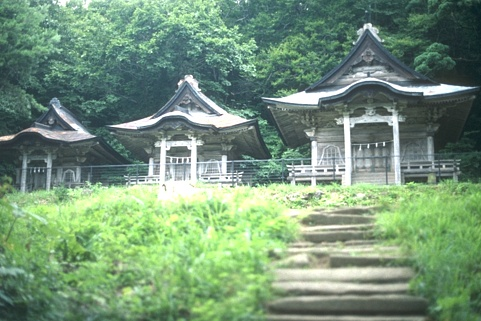
#> input picture Photos_Subset/Original/BSDS300_12_249087.jpg, 481 x 321 px, found by its file name; its folder holds only this picture in this run
$ jupyter execute gaussify.ipynb
#> lines starting #> are read from the running program, lines starting #| are printed output that depends on the picture
## Import Libraries

[cell 1]
import os
import numpy as np
import cv2
import matplotlib.pyplot as plt
import random
random.seed("Euler is my daddy (heart emoji)")

## The Gaussian Noise Function

[cell 2]
def add_gaussian_noise(image, mean=0, sigma=25):
    row, col, ch = image.shape
    gauss = np.random.normal(mean, sigma, (row, col, ch))
    noisy = image + gauss
    return np.clip(noisy, 0, 255).astype(np.uint8)

## Gets the Images and Noises them Up

[cell 3]
# Start from current directory
current_dir = os.getcwd()
target_folder = "Noise_Reduction_CS506"
found = False

print(f"Starting from: {current_dir}")

# Keep going up until we find the target folder
while True:
    # Check if target folder exists in current directory
    potential_path = os.path.join(current_dir, target_folder)

    if os.path.exists(potential_path):
        print(f" Found '{target_folder}' at: {potential_path}")
        found = True

        # Change to that directory
        os.chdir(potential_path)
        print(f"Changed to: {os.getcwd()}")
        break

    # If we're at the root, stop
    if current_dir == os.path.dirname(current_dir):  # At root
        print(f" Could not find '{target_folder}' in any parent directory")
        print(f"Reached root: {current_dir}")
        break

    # Go up one level
    current_dir = os.path.dirname(current_dir)
    print(f"Going up to: {current_dir}")

if not found:
    print("\nOptions:")
    print("1. Make sure 'Noise_Reduction_CS506' folder exists somewhere above")
    print("2. Run the script from inside or near that folder")
    print("3. Manually navigate: cd /path/to/Noise_Reduction_CS506")

[cell 4]
#Creates Folder Paths
folder_path = './Photos_Subset/Original'
color = './Photos_Subset/Noised_Images/Color'
BW =  './Photos_Subset/Noised_Images/BW'
os.makedirs(color, exist_ok=True)
os.makedirs(BW, exist_ok=True)

#creates the dictionaries of what the parameters will be and adds the strings so it can make the folders
mu_list = {0:["zero",0], 1: ["neg", -10], 2: ["pos", 10]}
sigma_list = {0: 25, 1:50, 2: 100, 3:150}
for i in range(len(mu_list)):
    mu = mu_list[i][1]
     #makes the base folders for mu
    color_mu = color + "/mu_equals_" + mu_list[i][0]
    BW_mu = BW + "/mu_equals_" + mu_list[i][0]
    os.makedirs(color_mu , exist_ok= 1)
    os.makedirs(BW_mu, exist_ok= 1)
    for j in range(len(sigma_list)):
        #creates the subfolders for sigma
        sigma = sigma_list[j]
        color_sig = color_mu + "/" + str(sigma)
        BW_sig = BW_mu + "/" + str(sigma)
        os.makedirs(color_sig, exist_ok= 1)
        os.makedirs(BW_sig, exist_ok= 1)
        for filename in os.listdir(folder_path):
            if filename.lower().endswith(('.png', '.jpg')):
                #opens images
                image_path = os.path.join(folder_path, filename)
                img = cv2.imread(image_path)
#> img is the input picture: shape (321, 481, 3); mean B, G, R 120.9, 148.3, 118
                #adds noise
                noised_img = add_gaussian_noise(img, mu, sigma)
#> in add_gaussian_noise, `noisy = image + gauss`:
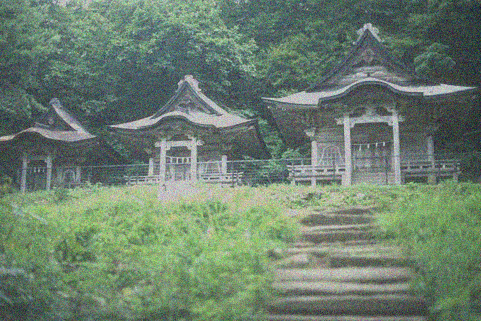
#> noisy: shape (321, 481, 3) float64; mean B, G, R 121, 148.4, 118; drawn with min black and max white
#> in add_gaussian_noise, `return np.clip(noisy, 0, 255).astype(np.uint8)`:
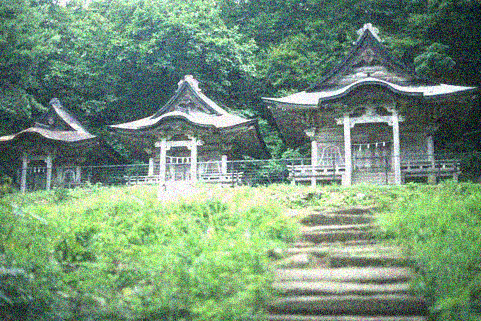
#> returned value: shape (321, 481, 3); mean of channels 0, 1, 2 120.2, 146.9, 117.2; drawn as B, G, R
                #will either go black and white or color if it is black and white
                if(filename[-6:-4] == 'bw'):
                    output_filename = f"noisy_{filename}"
                    output_path = os.path.join(BW_sig, output_filename)
                    cv2.imwrite(output_path, noised_img)
                else:
                    output_filename = f"noisy_{filename}"
                    output_path = os.path.join(color_sig, output_filename)
                    cv2.imwrite(output_path, noised_img)
